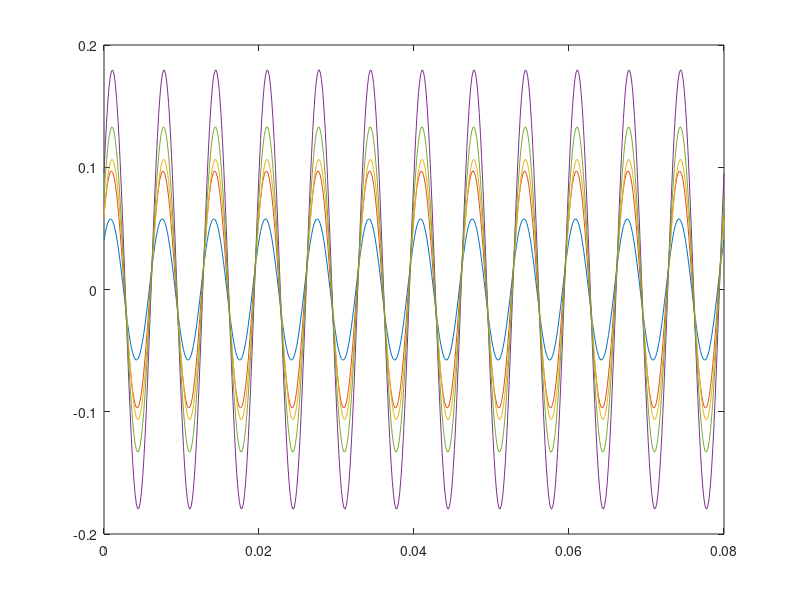

This chart was generated by the following MATLAB code:
clear
home

R1 = 50;
R2 = 50;
R3 = 200;
R4 = 200;
L1 = 3e-3;
L2 = 10e-3;
C = 5e-6;
f = 50;

% Kreisfrequenz:
w = 2*pi*f;

% Komplexe Widerst?nde bestimmen
Z1 = 50;
Z2 = 50;
Z3 = 200;
Z4 = 200;

Xl1kom = j*w*L1;

Xl2kom = j*w*L2;
 
Xckom = 1/(j*w*C);
%Xckom = j*Xc;

% Widerst?nde an Zweige zusammenfassen
Z1ers = Z1 + Xl1kom;
Z2ers = Z2 + Xl2kom;

% Spannungen hat gleiche F
U1a = 30;
U2a = 30 * exp(i * 45 * (pi / 180));

% Z=5, K=3 --> 2 Knotengleichungen + 3 Maschengleichungen:
Z = [1 1 -1 1 0
    0 -1 0 -1 -1
    Z1ers 0 0 -R4 Xckom
    Z1ers 0 R3 0 0
    0 -Z2ers -R3 0 Xckom];
U = [0; 0; -U2a; -U1a; U1a];

I = Z \ U;

I1 = I(1)
I2 = I(2)
I3 = I(3)
I4 = I(4)
I5 = I(5)

% Zeitabh?ngige Str?me
t = linspace(0, 4 * 1/f ,500);

i1a = sqrt(2) * imag(I1 * exp(1i * w * t));
i2a = sqrt(2) * imag(I2 * exp(1i * w * t));
i3a = sqrt(2) * imag(I3 * exp(1i * w * t));
i4a = sqrt(2) * imag(I4 * exp(1i * w * t));
i5a = sqrt(2) * imag(I5 * exp(1i * w * t));

% plot(t, i1a, t, i2a, t, i3a, t, i4a, t, i5a) 

%=======================
% Teil b
% Welche Werte ergeben Str?me, falls die beiden Spannungen
% eine unterschidliche Frequenz zeigen

% Quelle U1 mit w
U1b = 30;
Zersb1 = Z1ers + R3 % Parallel geschaltet
Zersb2 = Z1ers + R4;
Z2ges = Zersb1 + Zersb2 + Xckom;

% Mit Rges kann man Iges berechnen
I2ges = U1b / Z2ges;
I1b1 = R3*I2ges/(Z1ers + R3)
I2b1 = Z1ers*I2ges/(Z1ers + R3)
I3b1 = Z4*I2ges/(Z2ers + R4)
I4b1 = Z2ers*I2ges/(Z2ers + R4)
I5b1 = I2ges

% Quelle U2 mit 3w
U2b = 30 * exp(i * 30 * (pi / 180));

Xl1kom3 = j*3*w*L1;
Xl2kom3 = j*3*w*L2;
Xckom3 = 1/(j*3*w*C);

Z1ers3 = R1 + Xl1kom3;
Z2ers3 = R2 + Xl2kom3;
Ers1_3 = (Z1ers3*R3)/(Z1ers3 + R3);
Ers2_3 = Xckom3 + Ers1_3;
Ers3_3 = Z2ers3*Ers2_3/(Z2ers3+Ers2_3);
Ers4_3 = R4 + Ers3_3;

% Mit Rges kann man Iges berechnen
I21ges = U2b / Ers4_3; 
I2b2 = I21ges*Z2ers3/(Ers3_3 + Z2ers3);
I3ges = I21ges*Ers3_3/(Ers3_3 + Z2ers3);
I4b2 = I21ges;
I5b2 = I3ges;
I1b2 = I3ges*Z1ers3/(Z1ers3 + R3);
I3b2 = I3ges*R3/(Z1ers3 + R3);

I1b = I1b1 + I1b2
I2b = I2b1 + I2b2
I3b = I3b1 + I3b2
I4b = I4b1 + I4b2
I5b = I5b1 + I5b2

% Zeitabh?ngige Str?me
t2 = linspace(0, 4 * 1/f ,500);

i1b = sqrt(2) * imag(I1b * exp(1i * 3 * w * t));
i2b = sqrt(2) * imag(I2b * exp(1i * 3 * w * t));
i3b = sqrt(2) * imag(I3b * exp(1i * 3 * w * t));
i4b = sqrt(2) * imag(I4b * exp(1i * 3 * w * t));
i5b = sqrt(2) * imag(I5b * exp(1i * 3 * w * t));

figure (2)
plot(t2, i1b, t2, i2b, t2, i3b, t2, i4b, t2, i5b) 
